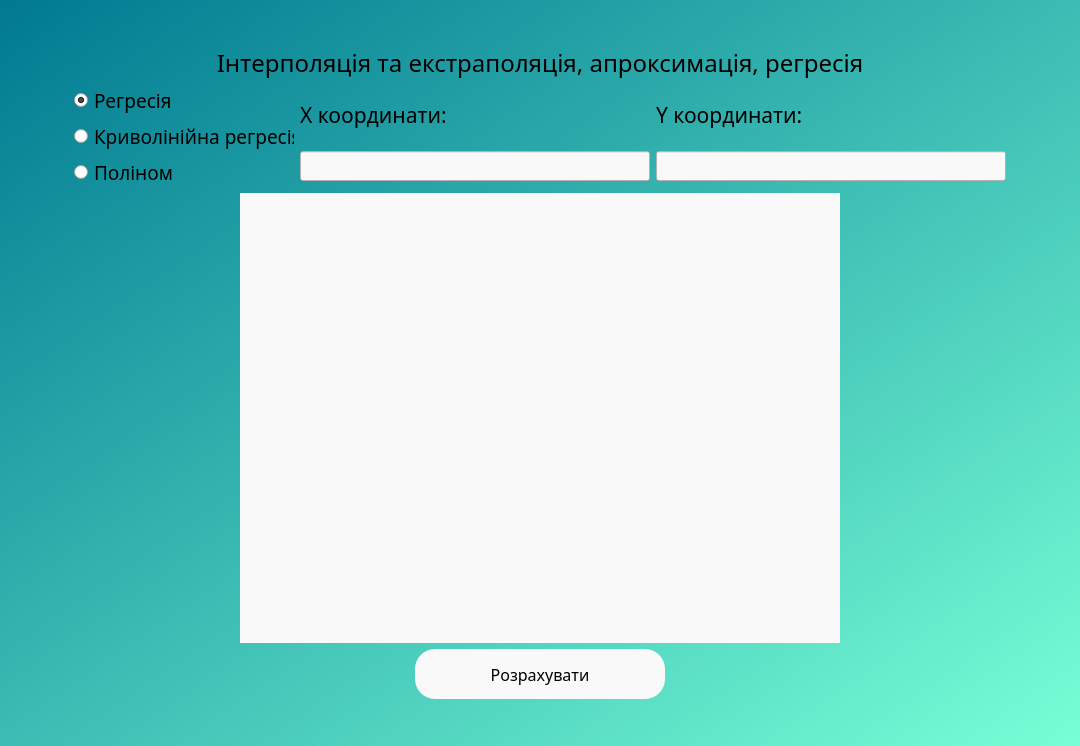
<?xml version="1.0" encoding="UTF-8"?>
<ui version="4.0">
 <class>MainWindow</class>
 <widget class="QMainWindow" name="MainWindow">
  <property name="geometry">
   <rect>
    <x>0</x>
    <y>0</y>
    <width>1080</width>
    <height>746</height>
   </rect>
  </property>
  <property name="font">
   <font>
    <family>Noto Sans SC</family>
   </font>
  </property>
  <property name="windowTitle">
   <string>MainWindow</string>
  </property>
  <property name="styleSheet">
   <string notr="true">background-color: qlineargradient(spread:pad, x1:0, y1:0, x2:1, y2:1, stop:0 rgba(0, 121, 145, 255), stop:1 rgba(120, 255, 214, 255));
font-family: Noto Sans SC;</string>
  </property>
  <widget class="QWidget" name="centralwidget">
   <layout class="QVBoxLayout" name="verticalLayout_4">
    <item>
     <spacer name="verticalSpacer">
      <property name="orientation">
       <enum>Qt::Orientation::Vertical</enum>
      </property>
      <property name="sizeHint" stdset="0">
       <size>
        <width>20</width>
        <height>40</height>
       </size>
      </property>
     </spacer>
    </item>
    <item>
     <widget class="QLabel" name="window_title">
      <property name="minimumSize">
       <size>
        <width>500</width>
        <height>30</height>
       </size>
      </property>
      <property name="font">
       <font>
        <family>Noto Sans SC</family>
        <pointsize>18</pointsize>
       </font>
      </property>
      <property name="styleSheet">
       <string notr="true">background: none;</string>
      </property>
      <property name="text">
       <string>Iнтерполяцiя та екстраполяцiя, апроксимацiя, регресiя</string>
      </property>
      <property name="alignment">
       <set>Qt::AlignmentFlag::AlignCenter</set>
      </property>
     </widget>
    </item>
    <item>
     <layout class="QHBoxLayout" name="horizontalLayout_4">
      <item>
       <spacer name="horizontalSpacer">
        <property name="orientation">
         <enum>Qt::Orientation::Horizontal</enum>
        </property>
        <property name="sizeHint" stdset="0">
         <size>
          <width>40</width>
          <height>20</height>
         </size>
        </property>
       </spacer>
      </item>
      <item>
       <layout class="QVBoxLayout" name="verticalLayout_2">
        <item>
         <widget class="QRadioButton" name="regression_chk">
          <property name="minimumSize">
           <size>
            <width>180</width>
            <height>30</height>
           </size>
          </property>
          <property name="maximumSize">
           <size>
            <width>180</width>
            <height>30</height>
           </size>
          </property>
          <property name="font">
           <font>
            <family>Noto Sans SC</family>
            <pointsize>14</pointsize>
           </font>
          </property>
          <property name="styleSheet">
           <string notr="true">background: none;</string>
          </property>
          <property name="text">
           <string>Регресія</string>
          </property>
          <property name="checked">
           <bool>true</bool>
          </property>
         </widget>
        </item>
        <item>
         <widget class="QRadioButton" name="curve_regression_chk">
          <property name="minimumSize">
           <size>
            <width>220</width>
            <height>30</height>
           </size>
          </property>
          <property name="font">
           <font>
            <family>Noto Sans SC</family>
            <pointsize>14</pointsize>
           </font>
          </property>
          <property name="styleSheet">
           <string notr="true">background: none;</string>
          </property>
          <property name="text">
           <string>Криволінійна регресія</string>
          </property>
         </widget>
        </item>
        <item>
         <widget class="QRadioButton" name="polinom_chk">
          <property name="minimumSize">
           <size>
            <width>180</width>
            <height>30</height>
           </size>
          </property>
          <property name="maximumSize">
           <size>
            <width>180</width>
            <height>30</height>
           </size>
          </property>
          <property name="font">
           <font>
            <family>Noto Sans SC</family>
            <pointsize>14</pointsize>
           </font>
          </property>
          <property name="styleSheet">
           <string notr="true">background: none;</string>
          </property>
          <property name="text">
           <string>Поліном</string>
          </property>
         </widget>
        </item>
       </layout>
      </item>
      <item>
       <layout class="QVBoxLayout" name="verticalLayout_3">
        <item>
         <widget class="QLabel" name="X_label">
          <property name="minimumSize">
           <size>
            <width>150</width>
            <height>50</height>
           </size>
          </property>
          <property name="maximumSize">
           <size>
            <width>150</width>
            <height>50</height>
           </size>
          </property>
          <property name="font">
           <font>
            <family>Noto Sans SC</family>
            <pointsize>16</pointsize>
           </font>
          </property>
          <property name="styleSheet">
           <string notr="true">background: none;</string>
          </property>
          <property name="text">
           <string>Х координати:</string>
          </property>
          <property name="alignment">
           <set>Qt::AlignmentFlag::AlignLeading|Qt::AlignmentFlag::AlignLeft|Qt::AlignmentFlag::AlignVCenter</set>
          </property>
         </widget>
        </item>
        <item>
         <widget class="QLineEdit" name="X_input">
          <property name="minimumSize">
           <size>
            <width>350</width>
            <height>30</height>
           </size>
          </property>
          <property name="maximumSize">
           <size>
            <width>500</width>
            <height>30</height>
           </size>
          </property>
          <property name="font">
           <font>
            <family>Noto Sans SC</family>
            <pointsize>14</pointsize>
           </font>
          </property>
          <property name="styleSheet">
           <string notr="true">background: #F9F9F9;</string>
          </property>
          <property name="alignment">
           <set>Qt::AlignmentFlag::AlignLeading|Qt::AlignmentFlag::AlignLeft|Qt::AlignmentFlag::AlignVCenter</set>
          </property>
         </widget>
        </item>
       </layout>
      </item>
      <item>
       <layout class="QVBoxLayout" name="verticalLayout">
        <item>
         <widget class="QLabel" name="Y_label">
          <property name="minimumSize">
           <size>
            <width>150</width>
            <height>50</height>
           </size>
          </property>
          <property name="maximumSize">
           <size>
            <width>150</width>
            <height>50</height>
           </size>
          </property>
          <property name="font">
           <font>
            <family>Noto Sans SC</family>
            <pointsize>16</pointsize>
           </font>
          </property>
          <property name="styleSheet">
           <string notr="true">background: none;</string>
          </property>
          <property name="text">
           <string>Y координати:</string>
          </property>
         </widget>
        </item>
        <item>
         <widget class="QLineEdit" name="Y_input">
          <property name="minimumSize">
           <size>
            <width>350</width>
            <height>30</height>
           </size>
          </property>
          <property name="maximumSize">
           <size>
            <width>500</width>
            <height>30</height>
           </size>
          </property>
          <property name="font">
           <font>
            <family>Noto Sans SC</family>
            <pointsize>14</pointsize>
           </font>
          </property>
          <property name="styleSheet">
           <string notr="true">background: #F9F9F9;</string>
          </property>
         </widget>
        </item>
       </layout>
      </item>
      <item>
       <spacer name="horizontalSpacer_2">
        <property name="orientation">
         <enum>Qt::Orientation::Horizontal</enum>
        </property>
        <property name="sizeHint" stdset="0">
         <size>
          <width>40</width>
          <height>20</height>
         </size>
        </property>
       </spacer>
      </item>
     </layout>
    </item>
    <item>
     <layout class="QHBoxLayout" name="horizontalLayout_7">
      <item>
       <widget class="QLabel" name="img_place">
        <property name="minimumSize">
         <size>
          <width>600</width>
          <height>450</height>
         </size>
        </property>
        <property name="maximumSize">
         <size>
          <width>600</width>
          <height>450</height>
         </size>
        </property>
        <property name="styleSheet">
         <string notr="true">background: #F9F9F9;</string>
        </property>
        <property name="text">
         <string/>
        </property>
        <property name="alignment">
         <set>Qt::AlignmentFlag::AlignCenter</set>
        </property>
       </widget>
      </item>
     </layout>
    </item>
    <item>
     <layout class="QHBoxLayout" name="horizontalLayout_5">
      <property name="spacing">
       <number>0</number>
      </property>
      <property name="sizeConstraint">
       <enum>QLayout::SizeConstraint::SetMinAndMaxSize</enum>
      </property>
      <property name="topMargin">
       <number>0</number>
      </property>
      <property name="rightMargin">
       <number>0</number>
      </property>
      <item>
       <widget class="QPushButton" name="calc_btn">
        <property name="minimumSize">
         <size>
          <width>250</width>
          <height>50</height>
         </size>
        </property>
        <property name="maximumSize">
         <size>
          <width>250</width>
          <height>50</height>
         </size>
        </property>
        <property name="styleSheet">
         <string notr="true">QPushButton{
background: #F9F9F9;
border-radius: 20px;

font-family: 'Noto Sans SC';
font-size: 16px;
}

QPushButton:pressed{
  background-color: #95BFFF;     
}
QPushButton:hover:!pressed
{
  background-color: #DFECFF;
}</string>
        </property>
        <property name="text">
         <string>Розрахувати</string>
        </property>
       </widget>
      </item>
     </layout>
    </item>
    <item>
     <spacer name="verticalSpacer_2">
      <property name="orientation">
       <enum>Qt::Orientation::Vertical</enum>
      </property>
      <property name="sizeHint" stdset="0">
       <size>
        <width>20</width>
        <height>40</height>
       </size>
      </property>
     </spacer>
    </item>
   </layout>
  </widget>
 </widget>
 <resources/>
 <connections/>
</ui>
